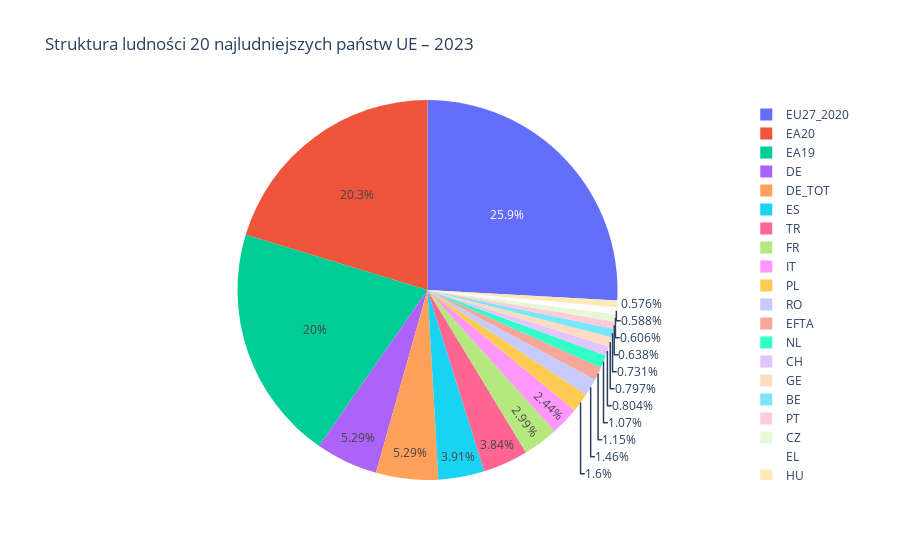

Notebook source saved alongside this figure:
### Code cell
fig = px.pie(top20, names='geo', values='value', title='Struktura ludności 20 najludniejszych państw UE – 2023')
fig.show()

### Figure 1 — Plotly figure (JSON) as saved in the notebook; plotly's stock layout.template omitted (floating-point values rounded to 4 significant figures)
{"data": [{"domain": {"x": [0.0, 1.0], "y": [0.0, 1.0]}, "hovertemplate": "geo=%{label}<br>value=%{value}<extra></extra>", "labels": ["EU27_2020", "EA20", "EA19", "DE", "DE_TOT", "ES", "TR", "FR", "IT", "PL", "RO", "EFTA", "NL", "CH", "GE", "BE", "PT", "CZ", "EL", "HU"], "legendgroup": "", "name": "", "showlegend": true, "values": [17320000.0, 13600000.0, 13410000.0, 3542000.0, 3542000.0, 2619000.0, 2574000.0, 2002000.0, 1633000.0, 1073000.0, 979600.0, 767700.0, 717800.0, 538400.0, 533900.0, 489100.0, 427000.0, 405900.0, 393400.0, 385300.0], "type": "pie"}], "layout": {"legend": {"tracegroupgap": 0}, "title": {"text": "Struktura ludności 20 najludniejszych państw UE – 2023"}}}
